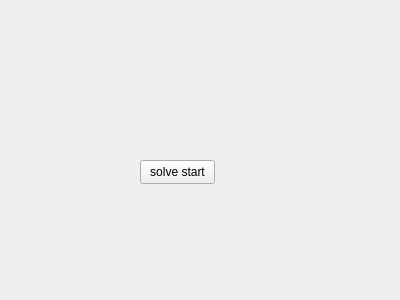
<?xml version="1.0" encoding="UTF-8"?>
<ui version="4.0">
 <class>Form</class>
 <widget class="QWidget" name="Form">
  <property name="geometry">
   <rect>
    <x>0</x>
    <y>0</y>
    <width>400</width>
    <height>300</height>
   </rect>
  </property>
  <property name="windowTitle">
   <string>Form</string>
  </property>
  <widget class="QPushButton" name="pushButton">
   <property name="geometry">
    <rect>
     <x>140</x>
     <y>160</y>
     <width>75</width>
     <height>24</height>
    </rect>
   </property>
   <property name="text">
    <string>solve start</string>
   </property>
  </widget>
 </widget>
 <resources/>
 <connections/>
</ui>
